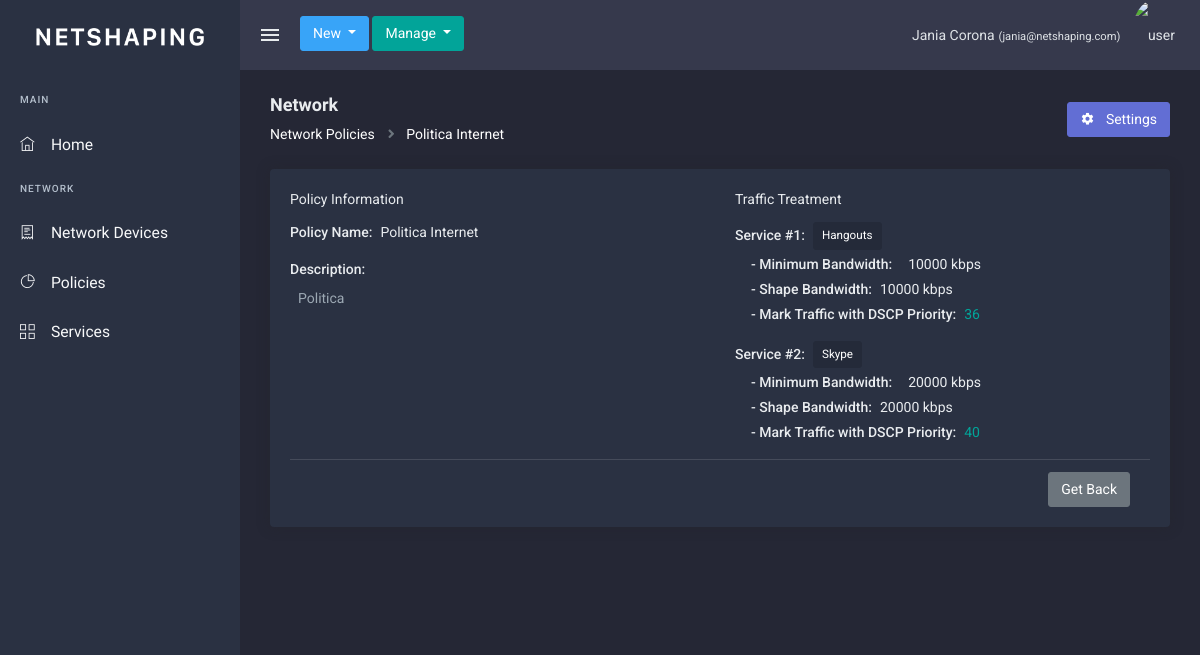
Screenshot of /policies/1 (signed in) with the database file from the repository.
### models/user.py (models this page shows, shortened)
class User(UserMixin, BaseModel):
    id = db.Column(db.Integer, primary_key=True)
    name = db.Column(db.String, nullable=False, unique=False)
    email = db.Column(db.String(40), unique=True, nullable=False)
    password = db.Column(
        db.String(200), primary_key=False, unique=False, nullable=False
    )

### models/policy.py (models this page shows, shortened)
class Policy(BaseModel):
    id = db.Column(db.Integer, primary_key=True)
    name = db.Column(db.String(80), nullable=False)
    description = db.Column(db.String(2000))
    services = db.relationship("ServicePolicySettings", back_populates="policy")
    interfaces = db.relationship("Interface", back_populates="policy")

class ServicePolicySettings(BaseModel):
    policy_id = db.Column(db.Integer, db.ForeignKey("policy.id"), primary_key=True)
    service_id = db.Column(db.Integer, db.ForeignKey("service.id"), primary_key=True)
    min_bandwidth = db.Column(db.Integer)
    max_bandwidth = db.Column(db.Integer)
    mark_dscp = db.Column(db.Integer)
    service = db.relationship("Service", back_populates="policies")
    policy = db.relationship("Policy", back_populates="services")

### models/service.py (models this page shows, shortened)
class Service(BaseModel):
    id = db.Column(db.Integer, primary_key=True)
    name = db.Column(db.String(80), nullable=False)
    type = db.Column(db.String(20), default='standard')
    match_protocol = db.Column(db.String(20))
    description = db.Column(db.String(2000))
    match_ips = db.Column(db.String(2000))
    match_tcp_ports = db.Column(db.String(2000))
    match_udp_ports = db.Column(db.String(2000))
    match_dscp = db.Column(db.String(2000))
    policies = db.relationship("ServicePolicySettings", back_populates="service")

### views.py (the view, shortened to what this page needs)
@app.route("/policies/", methods=["GET"])
@app.route("/policies/<id>", methods=["GET"])
@login_required
def policies(id=None):
    if id:
        feedback = (
            request.args.get("feedback") if request.args.get("feedback") else None
        )
        policy = Policy.query.get(int(id))
        title = "%r | Policies" % policy.name
        return render_template(
            "policies/show.html",
            title=title,
            policy=policy,
            feedback=feedback,
            current_user=current_user,
        )

### templates/policies/show.html
{% extends "base.html" %} {% block content %}
<div class="content">
    <div class="container-fluid">
        <div class="page-title-box">
            <div class="row align-items-center">
                <div class="col-sm-6">
                    <h4 class="page-title">
                        <a href="{{url_for('devices')}}">
                            Network
                        </a>
                    </h4>
                    <ol class="breadcrumb">
                        <li class="breadcrumb-item">
                            <a href="{{url_for('policies')}}">
                                Network Policies
                            </a>
                        </li>
                        <li class="breadcrumb-item">
                            <a href="{{url_for('policies', id=policy.id)}}">
                                {{policy.name}}
                            </a>
                        </li>
                    </ol>
                </div>
                <div class="col-sm-6">
                    <div class="float-right d-none d-md-block">
                        <a
                            href="{{url_for('update_policy', id=policy.id)}}"
                            class="btn btn-primary"
                        >
                            <i class="mdi mdi-settings mr-2"></i>
                            Settings
                        </a>
                    </div>
                </div>
            </div>
        </div>
        <form>
            <div class="card" style="width: 100%;">
                <div class="card-body">
                    <div class="row">
                        <div class="col-6">
                            <div class="card-title">Policy Information</div>
                            <div class="form-group form-inline">
                                <label for="policyName">Policy Name: </label>
                                <span class="ml-2">
                                    {{policy.name}}
                                </span>
                            </div>
                            <div class="form-group">
                                <div class="">
                                    <label for="policyDescription">Description:</label>
                                    <div class="ml-2 text-muted">
                                        {{policy.description}}
                                    </div>
                                </div>
                            </div>
                        </div>
                        <div class="col">
                            <div class="card-title">Traffic Treatment</div>
                            {% for service_settings in policy.services: %}
                            <div class="form-group">
                                <div>
                                    <div class="form-inline">
                                        <label for="serviceIps"
                                            >Service #{{loop.index0 + 1}}:
                                        </label>
                                        <span class="ml-2">
                                            <a
                                                href="{{url_for('services', id=service_settings.service.id)}}"
                                                class="btn btn-sm btn-dark"
                                            >
                                                {{service_settings.service.name}}
                                            </a>
                                        </span>
                                    </div>
                                    <div class="form-inline mt-1 ml-3">
                                        <label class="mr-2">- Minimum Bandwidth:</label>
                                        <span class="ml-2">
                                            {{service_settings.min_bandwidth}} {% if
                                            service_settings.min_bandwidth: %} kbps {% else: %} - {%
                                            endif %}
                                        </span>
                                    </div>
                                    <div class="form-inline mt-1 ml-3">
                                        <label class="mr-2">- Shape Bandwidth:</label>
                                        <span>
                                            {{service_settings.max_bandwidth}} {% if
                                            service_settings.max_bandwidth: %} kbps {% else: %} - {%
                                            endif %}
                                        </span>
                                    </div>
                                    <div class="form-inline mt-1 ml-3">
                                        <label class="mr-2"
                                            >- Mark Traffic with DSCP Priority:</label
                                        >
                                        <span class="text-success">
                                            {{service_settings.mark_dscp}}
                                        </span>
                                    </div>
                                </div>
                            </div>
                            {%endfor%}
                        </div>
                    </div>
                    <div class="card-footer bg-transparent">
                        <div class="float-right">
                            <a href="{{url_for('policies')}}" class="btn btn-secondary">Get Back</a>
                        </div>
                    </div>
                </div>
            </div>
        </form>
    </div>
</div>
{% endblock %}

### templates/base.html (shortened to what this page needs)
<!DOCTYPE html>
<html lang="en">
    <head>
        {% block head %}
        <link
            href="{{url_for('static', filename='css/icons.css')}}"
            rel="stylesheet"
            type="text/css"
        />
        <link
            href="{{url_for('static', filename='css/metismenu.min.css')}}"
            rel="stylesheet"
            type="text/css"
        />
        <link
            href="{{url_for('static', filename='css/bootstrap.min.css')}}"
            rel="stylesheet"
            type="text/css"
        />
        <link
            href="{{url_for('static', filename='css/style.css')}}"
            rel="stylesheet"
            type="text/css"
        />
        {% endblock %}
    </head>
    <body>
        <div id="wrapper">
            <div class="topbar">
                <div class="topbar-left">
                    <a href="/" class="logo">
                        <span>
                            <img
                                src="{{url_for('static', filename='images/netshaping.png')}}"
                                alt=""
                                height="18"
                            />
                        </span>
                    </a>
                </div>
                <nav class="navbar-custom">
                    <ul class="navbar-right list-inline float-right mb-0">
                        <li class="dropdown notification-list list-inline-item">
                            <div class="dropdown notification-list nav-pro-img">
                                <a
                                    class="dropdown-toggle nav-link arrow-none waves-effect nav-user inline"
                                    data-toggle="dropdown"
                                    href="#"
                                    role="button"
                                    aria-haspopup="false"
                                    aria-expanded="false"
                                >
                                    <span class="mr-2"
                                        >{{current_user.name}}<small class="ml-1"
                                            >({{current_user.email}})</small
                                        ></span
                                    >
                                    <img
                                        src="https://upload.wikimedia.org/wikipedia/commons/5/50/Black_colour.jpg"
                                        alt="user"
                                        class="rounded-circle"
                                    />
                                </a>
                            </div>
                        </li>
                    </ul>
                    <ul class="list-inline menu-left mb-0">
                        <li class="float-left">
                            <button class="button-menu-mobile open-left waves-effect">
                                <i class="mdi mdi-menu"></i>
                            </button>
                        </li>
                        <li class="d-none d-sm-block">
                            <div class="dropdown pt-3 d-inline-block">
                                <a
                                    class="btn btn-info dropdown-toggle"
                                    href="#"
                                    role="button"
                                    id="dropdownMenuLink"
                                    data-toggle="dropdown"
                                    aria-haspopup="true"
                                    aria-expanded="false"
                                >
                                    New
                                </a>
                            </div>
                            <div class="dropdown pt-3 d-inline-block">
                                <a
                                    class="btn btn-success dropdown-toggle"
                                    href="#"
                                    role="button"
                                    id="dropdownMenuLink"
                                    data-toggle="dropdown"
                                    aria-haspopup="true"
                                    aria-expanded="false"
                                >
                                    Manage
                                </a>
                            </div>
                        </li>
                    </ul>
                </nav>
            </div>
            <div class="left side-menu">
                <div class="slimscroll-menu" id="remove-scroll">
                    <div id="sidebar-menu">
                        <ul class="metismenu" id="side-menu">
                            <li class="menu-title">Main</li>
                            <li>
                                <a href="{{url_for('devices')}}" class="waves-effect text-light">
                                    <i class="ti-home"></i><span> Home </span>
                                </a>
                            </li>
                            <li class="menu-title">Network</li>
                            <li>
                                <a href="{{url_for('devices')}}" class="waves-effect text-light"
                                    ><i class="ti-receipt"></i><span> Network Devices </span></a
                                >
                            </li>
                            <li>
                                <a href="{{url_for('policies')}}" class="waves-effect text-light"
                                    ><i class="ti-pie-chart"></i><span> Policies </span></a
                                >
                            </li>
                            <li>
                                <a href="{{url_for('services')}}" class="waves-effect text-light"
                                    ><i class="ti-view-grid"></i><span> Services </span></a
                                >
                            </li>
                        </ul>
                    </div>
                </div>
            </div>
            <div class="content-page">
                {% block content %}{% endblock %}
            </div>
        </div>
    </body>
</html>

### rows the page displays
User: name "Jania Corona", email "jania@netshaping.com"
Policy: name "Politica Internet", description "Politica"
ServicePolicySettings: service.name "Hangouts", min_bandwidth "10000", shows "kbps", max_bandwidth "10000", mark_dscp "36"
ServicePolicySettings: service.name "Skype", min_bandwidth "20000", shows "kbps", max_bandwidth "20000", mark_dscp "40"
